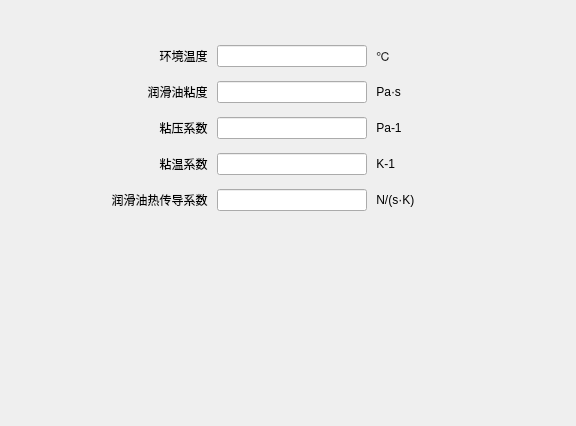
         <widget class="QWidget" name="tab_friction">
          <attribute name="title">
           <string>润滑/摩擦参数</string>
          </attribute>
          <layout class="QGridLayout" name="gridLayout_6">
           <item row="0" column="0">
            <layout class="QVBoxLayout" name="verticalLayout_8">
             <item>
              <spacer name="verticalSpacer_7">
               <property name="orientation">
                <enum>Qt::Vertical</enum>
               </property>
               <property name="sizeType">
                <enum>QSizePolicy::Fixed</enum>
               </property>
               <property name="sizeHint" stdset="0">
                <size>
                 <width>20</width>
                 <height>30</height>
                </size>
               </property>
              </spacer>
             </item>
             <item>
              <layout class="QHBoxLayout" name="horizontalLayout_14">
               <item>
                <layout class="QVBoxLayout" name="verticalLayout_7">
                 <item>
                  <layout class="QHBoxLayout" name="horizontalLayout_15">
                   <item>
                    <widget class="QLabel" name="label_23">
                     <property name="sizePolicy">
                      <sizepolicy hsizetype="Fixed" vsizetype="Preferred">
                       <horstretch>0</horstretch>
                       <verstretch>0</verstretch>
                      </sizepolicy>
                     </property>
                     <property name="minimumSize">
                      <size>
                       <width>200</width>
                       <height>30</height>
                      </size>
                     </property>
                     <property name="maximumSize">
                      <size>
                       <width>200</width>
                       <height>30</height>
                      </size>
                     </property>
                     <property name="frameShape">
                      <enum>QFrame::NoFrame</enum>
                     </property>
                     <property name="frameShadow">
                      <enum>QFrame::Sunken</enum>
                     </property>
                     <property name="lineWidth">
                      <number>2</number>
                     </property>
                     <property name="midLineWidth">
                      <number>1</number>
                     </property>
                     <property name="text">
                      <string>环境温度 </string>
                     </property>
                     <property name="alignment">
                      <set>Qt::AlignRight|Qt::AlignTrailing|Qt::AlignVCenter</set>
                     </property>
                    </widget>
                   </item>
                   <item>
                    <widget class="QLineEdit" name="lineEditdynT0">
                     <property name="sizePolicy">
                      <sizepolicy hsizetype="Fixed" vsizetype="Fixed">
                       <horstretch>0</horstretch>
                       <verstretch>0</verstretch>
                      </sizepolicy>
                     </property>
                     <property name="minimumSize">
                      <size>
                       <width>150</width>
                       <height>0</height>
                      </size>
                     </property>
                     <property name="maximumSize">
                      <size>
                       <width>150</width>
                       <height>16777215</height>
                      </size>
                     </property>
                     <property name="alignment">
                      <set>Qt::AlignLeading|Qt::AlignLeft|Qt::AlignVCenter</set>
                     </property>
                    </widget>
                   </item>
                   <item>
                    <widget class="QLabel" name="label_24">
                     <property name="text">
                      <string> ℃</string>
                     </property>
                    </widget>
                   </item>
                  </layout>
                 </item>
                 <item>
                  <layout class="QHBoxLayout" name="horizontalLayout_22">
                   <item>
                    <widget class="QLabel" name="label_25">
                     <property name="sizePolicy">
                      <sizepolicy hsizetype="Fixed" vsizetype="Preferred">
                       <horstretch>0</horstretch>
                       <verstretch>0</verstretch>
                      </sizepolicy>
                     </property>
                     <property name="minimumSize">
                      <size>
                       <width>200</width>
                       <height>30</height>
                      </size>
                     </property>
                     <property name="maximumSize">
                      <size>
                       <width>200</width>
                       <height>30</height>
                      </size>
                     </property>
                     <property name="text">
                      <string>润滑油粘度 </string>
                     </property>
                     <property name="alignment">
                      <set>Qt::AlignRight|Qt::AlignTrailing|Qt::AlignVCenter</set>
                     </property>
                    </widget>
                   </item>
                   <item>
                    <widget class="QLineEdit" name="lineEditdynn0">
                     <property name="sizePolicy">
                      <sizepolicy hsizetype="Fixed" vsizetype="Fixed">
                       <horstretch>0</horstretch>
                       <verstretch>0</verstretch>
                      </sizepolicy>
                     </property>
                     <property name="minimumSize">
                      <size>
                       <width>150</width>
                       <height>0</height>
                      </size>
                     </property>
                     <property name="maximumSize">
                      <size>
                       <width>150</width>
                       <height>16777215</height>
                      </size>
                     </property>
                     <property name="alignment">
                      <set>Qt::AlignLeading|Qt::AlignLeft|Qt::AlignVCenter</set>
                     </property>
                    </widget>
                   </item>
                   <item>
                    <widget class="QLabel" name="label_26">
                     <property name="text">
                      <string> Pa·s</string>
                     </property>
                    </widget>
                   </item>
                  </layout>
                 </item>
                 <item>
                  <layout class="QHBoxLayout" name="horizontalLayout_23">
                   <item>
                    <widget class="QLabel" name="label_35">
                     <property name="sizePolicy">
                      <sizepolicy hsizetype="Fixed" vsizetype="Preferred">
                       <horstretch>0</horstretch>
                       <verstretch>0</verstretch>
                      </sizepolicy>
                     </property>
                     <property name="minimumSize">
                      <size>
                       <width>200</width>
                       <height>30</height>
                      </size>
                     </property>
                     <property name="maximumSize">
                      <size>
                       <width>200</width>
                       <height>30</height>
                      </size>
                     </property>
                     <property name="text">
                      <string>粘压系数 </string>
                     </property>
                     <property name="alignment">
                      <set>Qt::AlignRight|Qt::AlignTrailing|Qt::AlignVCenter</set>
                     </property>
                    </widget>
                   </item>
                   <item>
                    <widget class="QLineEdit" name="lineEditdynalpha">
                     <property name="sizePolicy">
                      <sizepolicy hsizetype="Fixed" vsizetype="Fixed">
                       <horstretch>0</horstretch>
                       <verstretch>0</verstretch>
                      </sizepolicy>
                     </property>
                     <property name="minimumSize">
                      <size>
                       <width>150</width>
                       <height>0</height>
                      </size>
                     </property>
                     <property name="maximumSize">
                      <size>
                       <width>150</width>
                       <height>16777215</height>
                      </size>
                     </property>
                     <property name="alignment">
                      <set>Qt::AlignLeading|Qt::AlignLeft|Qt::AlignVCenter</set>
                     </property>
                    </widget>
                   </item>
                   <item>
                    <widget class="QLabel" name="label_36">
                     <property name="text">
                      <string> Pa-1</string>
                     </property>
                    </widget>
                   </item>
                  </layout>
                 </item>
                 <item>
                  <layout class="QHBoxLayout" name="horizontalLayout_24">
                   <item>
                    <widget class="QLabel" name="label_37">
                     <property name="sizePolicy">
                      <sizepolicy hsizetype="Fixed" vsizetype="Preferred">
                       <horstretch>0</horstretch>
                       <verstretch>0</verstretch>
                      </sizepolicy>
                     </property>
                     <property name="minimumSize">
                      <size>
                       <width>200</width>
                       <height>30</height>
                      </size>
                     </property>
                     <property name="maximumSize">
                      <size>
                       <width>200</width>
                       <height>30</height>
                      </size>
                     </property>
                     <property name="text">
                      <string>粘温系数 </string>
                     </property>
                     <property name="alignment">
                      <set>Qt::AlignRight|Qt::AlignTrailing|Qt::AlignVCenter</set>
                     </property>
                    </widget>
                   </item>
                   <item>
                    <widget class="QLineEdit" name="lineEditdynbeta">
                     <property name="sizePolicy">
                      <sizepolicy hsizetype="Fixed" vsizetype="Fixed">
                       <horstretch>0</horstretch>
                       <verstretch>0</verstretch>
                      </sizepolicy>
                     </property>
                     <property name="minimumSize">
                      <size>
                       <width>150</width>
                       <height>0</height>
                      </size>
                     </property>
                     <property name="maximumSize">
                      <size>
                       <width>150</width>
                       <height>16777215</height>
                      </size>
                     </property>
                     <property name="alignment">
                      <set>Qt::AlignLeading|Qt::AlignLeft|Qt::AlignVCenter</set>
                     </property>
                    </widget>
                   </item>
                   <item>
                    <widget class="QLabel" name="label_38">
                     <property name="text">
                      <string> K-1</string>
                     </property>
                    </widget>
                   </item>
                  </layout>
                 </item>
                 <item>
                  <layout class="QHBoxLayout" name="horizontalLayout_25">
                   <item>
                    <widget class="QLabel" name="label_39">
                     <property name="sizePolicy">
                      <sizepolicy hsizetype="Fixed" vsizetype="Preferred">
                       <horstretch>0</horstretch>
                       <verstretch>0</verstretch>
                      </sizepolicy>
                     </property>
                     <property name="minimumSize">
                      <size>
                       <width>200</width>
                       <height>30</height>
                      </size>
                     </property>
                     <property name="maximumSize">
                      <size>
                       <width>200</width>
                       <height>30</height>
                      </size>
                     </property>
                     <property name="text">
                      <string>润滑油热传导系数 </string>
                     </property>
                     <property name="alignment">
                      <set>Qt::AlignRight|Qt::AlignTrailing|Qt::AlignVCenter</set>
                     </property>
                    </widget>
                   </item>
                   <item>
                    <widget class="QLineEdit" name="lineEditdynK">
                     <property name="sizePolicy">
                      <sizepolicy hsizetype="Fixed" vsizetype="Fixed">
                       <horstretch>0</horstretch>
                       <verstretch>0</verstretch>
                      </sizepolicy>
                     </property>
                     <property name="minimumSize">
                      <size>
                       <width>150</width>
                       <height>0</height>
                      </size>
                     </property>
                     <property name="maximumSize">
                      <size>
                       <width>150</width>
                       <height>16777215</height>
                      </size>
                     </property>
                     <property name="alignment">
                      <set>Qt::AlignLeading|Qt::AlignLeft|Qt::AlignVCenter</set>
                     </property>
                    </widget>
                   </item>
                   <item>
                    <widget class="QLabel" name="label_40">
                     <property name="text">
                      <string> N/(s·K)</string>
                     </property>
                    </widget>
                   </item>
                  </layout>
                 </item>
                </layout>
               </item>
               <item>
                <spacer name="horizontalSpacer_11">
                 <property name="orientation">
                  <enum>Qt::Horizontal</enum>
                 </property>
                 <property name="sizeHint" stdset="0">
                  <size>
                   <width>150</width>
                   <height>20</height>
                  </size>
                 </property>
                </spacer>
               </item>
              </layout>
             </item>
             <item>
              <spacer name="verticalSpacer_8">
               <property name="orientation">
                <enum>Qt::Vertical</enum>
               </property>
               <property name="sizeType">
                <enum>QSizePolicy::Expanding</enum>
               </property>
               <property name="sizeHint" stdset="0">
                <size>
                 <width>150</width>
                 <height>200</height>
                </size>
               </property>
              </spacer>
             </item>
            </layout>
           </item>
          </layout>
         </widget>
